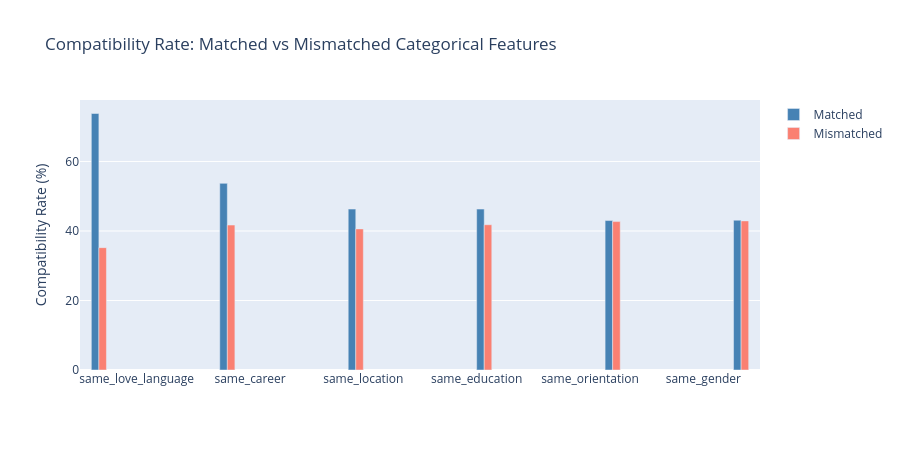
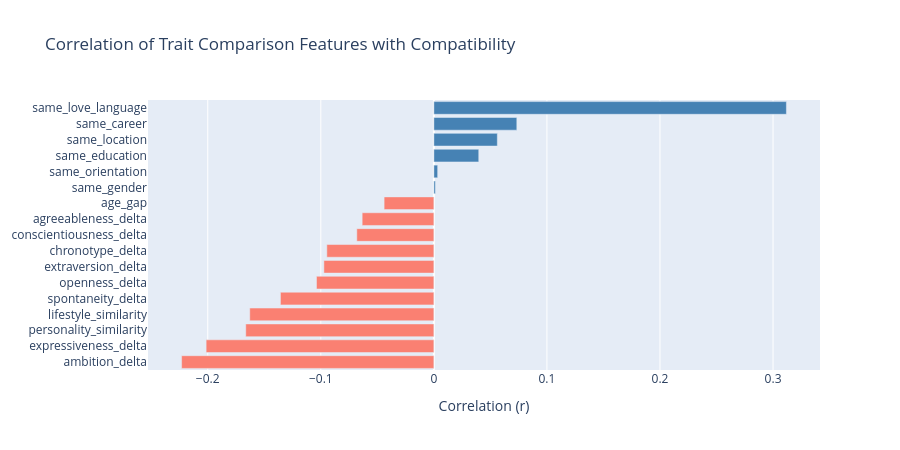

Write notebook code for charts like these, in order.
### Code cell
# Q1 Visualization: Compatibility rates for categorical features (matched vs mismatched)

fig = go.Figure()

for _, row in catg_df.iterrows():
    feat = row['Trait comparison feature (Categorical)']
    fig.add_trace(go.Bar(name='Matched', x=[feat], y=[row['Matched Rate (%)']],
                         marker_color='steelblue', showlegend=(_ == 0)))
    fig.add_trace(go.Bar(name='Mismatched', x=[feat], y=[row['Mismatched Rate (%)']],
                         marker_color='salmon', showlegend=(_ == 0)))

fig.update_layout(
    title='Compatibility Rate: Matched vs Mismatched Categorical Features',
    yaxis_title='Compatibility Rate (%)',
    barmode='group',
    height=450,
    width=900
)
fig.show()

# Correlation bar chart for trait comparison features
fig2 = go.Figure()
fig2.add_trace(go.Bar(
    y=[f for f in corr_with_target.index],
    x=[v for v in corr_with_target.values],
    orientation='h',
    marker_color=['salmon' if v < 0 else 'steelblue' for v in corr_with_target.values]
))
fig2.update_layout(
    title='Correlation of Trait Comparison Features with Compatibility',
    xaxis_title='Correlation (r)',
    height=450,
    width=900
)
fig2.show()

### Figure 1 — Plotly figure (JSON) as saved in the notebook; plotly's stock layout.template omitted (floating-point values rounded to 4 significant figures)
{"data": [{"marker": {"color": "steelblue"}, "name": "Matched", "showlegend": true, "type": "bar", "x": ["same_love_language"], "y": [73.8]}, {"marker": {"color": "salmon"}, "name": "Mismatched", "showlegend": true, "type": "bar", "x": ["same_love_language"], "y": [35.2]}, {"marker": {"color": "steelblue"}, "name": "Matched", "showlegend": false, "type": "bar", "x": ["same_career"], "y": [53.7]}, {"marker": {"color": "salmon"}, "name": "Mismatched", "showlegend": false, "type": "bar", "x": ["same_career"], "y": [41.7]}, {"marker": {"color": "steelblue"}, "name": "Matched", "showlegend": false, "type": "bar", "x": ["same_location"], "y": [46.3]}, {"marker": {"color": "salmon"}, "name": "Mismatched", "showlegend": false, "type": "bar", "x": ["same_location"], "y": [40.6]}, {"marker": {"color": "steelblue"}, "name": "Matched", "showlegend": false, "type": "bar", "x": ["same_education"], "y": [46.3]}, {"marker": {"color": "salmon"}, "name": "Mismatched", "showlegend": false, "type": "bar", "x": ["same_education"], "y": [41.8]}, {"marker": {"color": "steelblue"}, "name": "Matched", "showlegend": false, "type": "bar", "x": ["same_orientation"], "y": [43]}, {"marker": {"color": "salmon"}, "name": "Mismatched", "showlegend": false, "type": "bar", "x": ["same_orientation"], "y": [42.7]}, {"marker": {"color": "steelblue"}, "name": "Matched", "showlegend": false, "type": "bar", "x": ["same_gender"], "y": [43.1]}, {"marker": {"color": "salmon"}, "name": "Mismatched", "showlegend": false, "type": "bar", "x": ["same_gender"], "y": [42.9]}], "layout": {"barmode": "group", "height": 450, "title": {"text": "Compatibility Rate: Matched vs Mismatched Categorical Features"}, "width": 900, "yaxis": {"title": {"text": "Compatibility Rate (%)"}}}}

### Figure 2 — Plotly figure (JSON) as saved in the notebook; plotly's stock layout.template omitted (floating-point values rounded to 4 significant figures)
{"data": [{"marker": {"color": ["salmon", "salmon", "salmon", "salmon", "salmon", "salmon", "salmon", "salmon", "salmon", "salmon", "salmon", "steelblue", "steelblue", "steelblue", "steelblue", "steelblue", "steelblue"]}, "orientation": "h", "type": "bar", "x": [-0.2231, -0.2014, -0.1664, -0.1628, -0.1357, -0.1038, -0.09727, -0.09467, -0.06815, -0.06341, -0.044, 0.001309, 0.003359, 0.0397, 0.05613, 0.07337, 0.3118], "y": ["ambition_delta", "expressiveness_delta", "personality_similarity", "lifestyle_similarity", "spontaneity_delta", "openness_delta", "extraversion_delta", "chronotype_delta", "conscientiousness_delta", "agreeableness_delta", "age_gap", "same_gender", "same_orientation", "same_education", "same_location", "same_career", "same_love_language"]}], "layout": {"height": 450, "title": {"text": "Correlation of Trait Comparison Features with Compatibility"}, "width": 900, "xaxis": {"title": {"text": "Correlation (r)"}}}}
